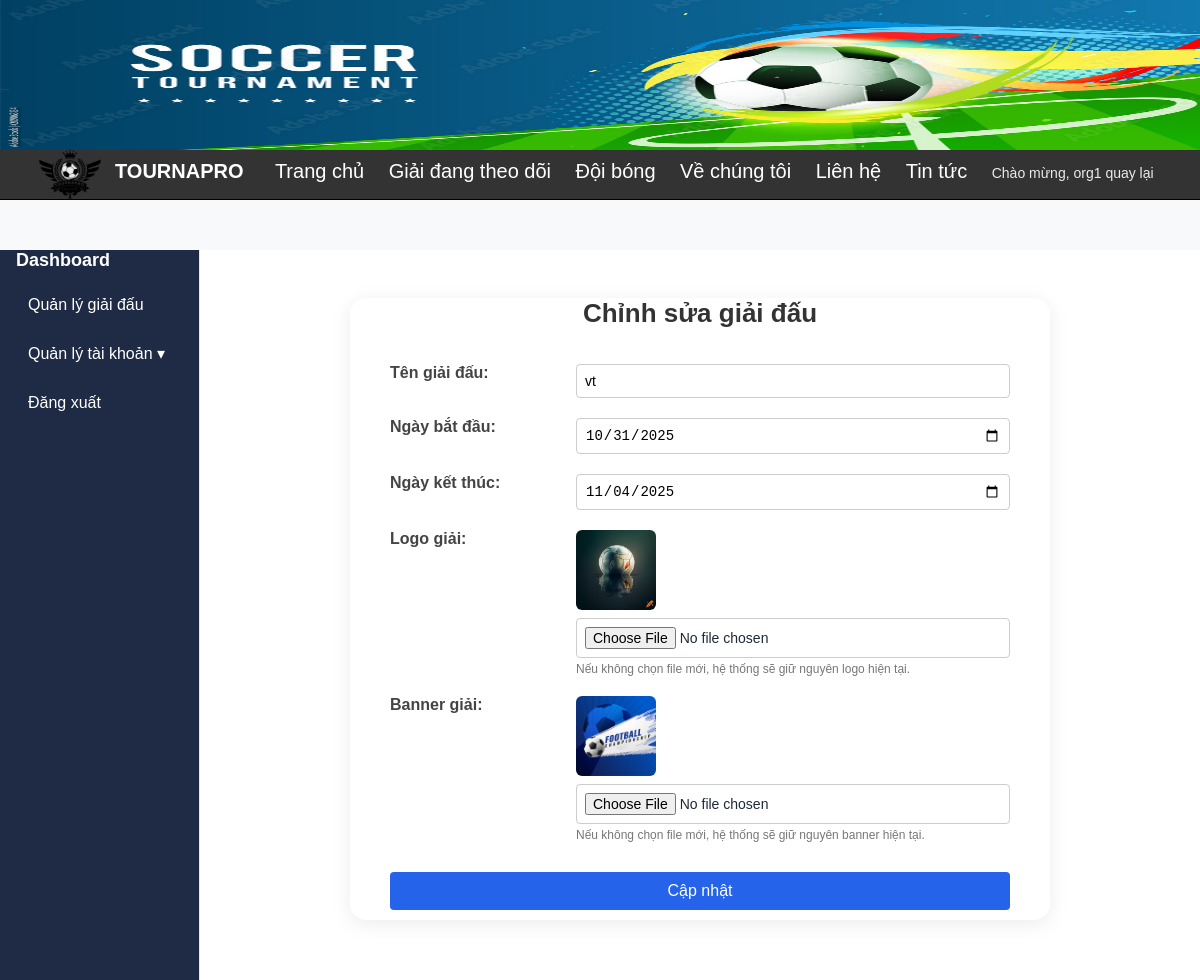
/dashboard.php?page=edit_tourna&id=27 (signed in), run on the app's committed database.
### tables this page shows
CREATE TABLE `tournament` (
  `idtourna` int(11) NOT NULL,
  `tournaName` varchar(255) NOT NULL,
  `logo` varchar(255) NOT NULL,
  `banner` varchar(255) NOT NULL,
  `startdate` datetime NOT NULL,
  `enddate` datetime NOT NULL,
  `status` tinyint(4) NOT NULL DEFAULT 0 COMMENT '0=draft,1=upcoming,2=ongoing,3=finished,4=cancelled',
  `team_count` int(11) DEFAULT NULL,
  `allow_online_reg` tinyint(1) NOT NULL DEFAULT 0,
  `regis_open_at` datetime DEFAULT NULL,
  `regis_close_at` datetime DEFAULT NULL,
  `id_org` bigint(20) UNSIGNED NOT NULL,
  `id_rule` int(11) DEFAULT NULL,
  `id_local` int(11) DEFAULT NULL,
  `fee_type` enum('FREE','PAID') NOT NULL DEFAULT 'FREE',
  `fee_amount` decimal(12,0) DEFAULT NULL,
  `regulation_summary` mediumtext DEFAULT NULL
);

### model/modeltourna.php (called while the page is built, shortened)
<?php
class mTourna {
public function getTournamentById($id){
    $c=(new mConnect())->moKetNoi();
    $st=$c->prepare("SELECT * FROM tournament WHERE idtourna=?");
    $st->bind_param('i',$id); $st->execute();
    $res=$st->get_result()->fetch_assoc();
    $st->close(); $c->close(); return $res;
}
}
?>

### control/controltourna.php (called while the page is built, shortened)
<?php
include_once(__DIR__ . '/../model/modeltourna.php');
class cTourna {
    public function getTournaById($id){
    $m = new mTourna(); return $m->getTournamentById($id);
}
}
?>

### view/edit_tourna.php (the view, shortened to what this page needs)
<?php
include_once('control/controltourna.php');
$controller = new cTourna();
$idtourna = $_REQUEST["id"] ?? 0;
$idtourna = (int)$idtourna;
$tbl = $controller->getTournaById($idtourna);
if($tbl != null && $tbl != -1 && $tbl != -2){
    $row = $tbl;
    $tournaName = $row['tournaName'] ?? '';
    $startDate  = !empty($row['startdate']) ? substr($row['startdate'], 0, 10) : '';
    $endDate    = !empty($row['enddate'])   ? substr($row['enddate'], 0, 10)   : '';
    $logo       = $row['logo']   ?? '';
    $banner     = $row['banner'] ?? '';
} else {
    echo "<script>alert('Không tìm thấy giải đấu!'); window.location='dashboard.php';</script>";
    exit();
}
?>
<!DOCTYPE html>
<html lang="vi">
<head>
</head>
<body>
    <div class="container">
        <form class="form_edittourna" method="POST" action="" enctype="multipart/form-data">
            <h1>Chỉnh sửa giải đấu</h1>
            <table>
                <tr>
                    <td style="width: 30%;"><label for="tournaName">Tên giải đấu:</label></td>
                    <td>
                        <input type="text" id="tournaName" name="tournaName"
                               value="<?php echo htmlspecialchars($tournaName); ?>" required>
                    </td>
                </tr>
                <tr>
                    <td><label for="startdate">Ngày bắt đầu:</label></td>
                    <td>
                        <input type="date" id="startdate" name="startdate"
                               value="<?php echo htmlspecialchars($startDate); ?>" required>
                    </td>
                </tr>
                <tr>
                    <td><label for="enddate">Ngày kết thúc:</label></td>
                    <td>
                        <input type="date" id="enddate" name="enddate"
                               value="<?php echo htmlspecialchars($endDate); ?>" required>
                    </td>
                </tr>
                <tr>
                    <td><label for="hinhlogo">Logo giải:</label></td>
                    <td>
                        <?php if (!empty($logo)): ?>
                            <img src="<?php echo htmlspecialchars($logo); ?>" alt="Logo hiện tại" class="img-preview">
                        <?php endif; ?>
                        <input type="file" id="hinhlogo" name="hinhlogo" accept="image/*">
                        <div class="hint">Nếu không chọn file mới, hệ thống sẽ giữ nguyên logo hiện tại.</div>
                    </td>
                </tr>
                <tr>
                    <td><label for="hinhbanner">Banner giải:</label></td>
                    <td>
                        <?php if (!empty($banner)): ?>
                            <img src="<?php echo htmlspecialchars($banner); ?>" alt="Banner hiện tại" class="img-preview">
                        <?php endif; ?>
                        <input type="file" id="hinhbanner" name="hinhbanner" accept="image/*">
                        <div class="hint">Nếu không chọn file mới, hệ thống sẽ giữ nguyên banner hiện tại.</div>
                    </td>
                </tr>
                <tr>
                    <td colspan="2" style="text-align: center; padding-top: 20px;">
                        <button type="submit">Cập nhật</button>
                    </td>
                </tr>
            </table>
        </form>
    </div>
</body>
</html>

### dashboard.php (style rules this page uses)
* { box-sizing: border-box; margin: 0; padding: 0; }
:root { --bg: #f6f7fb; --card: #ffffff; --text: #1f2937; --muted: #6b7280; --primary: #2563eb; --sidebar-w: 200px; --radius: 14px; --shadow: 0 8px 20px rgba(0,0,0,.06); --sidebar-w: 200px; --radius: 12px; }
html, body { height: 100%; }
body { background: var(--bg); color: var(--text); font-family: system-ui, -apple-system, "Segoe UI", Roboto, Inter, Arial, sans-serif; }
body { overflow-x:hidden; }
.container, .container-fluid { padding-top:0 !important; padding-bottom:0 !important; }

### view/edit_tourna.php (style rules this page uses)
body { font-family: "Poppins", sans-serif; background: #f8f9fa; }
.container { display: flex; justify-content: center; align-items: center; background: #fff; border-radius: 16px; box-shadow: 0 4px 20px rgba(0, 0, 0, 0.08); padding: 40px; margin: 40px auto; max-width: 700px; }
.form_edittourna { width: 100%; }
.form_edittourna h1 { text-align: center; margin-bottom: 25px; font-size: 26px; color: #333; }
.form_edittourna table { width: 100%; border-collapse: collapse; }
.form_edittourna td { padding: 10px 0; vertical-align: top; }
.form_edittourna label { font-weight: 600; color: #444; }
.form_edittourna input[type="text"], .form_edittourna input[type="date"], .form_edittourna input[type="file"] { width: 100%; padding: 8px; border: 1px solid #ccc; border-radius: 4px; font-size: 14px; }
.img-preview { display: block; max-height: 80px; margin-bottom: 8px; border-radius: 6px; object-fit: cover; }
.hint { font-size: 12px; color: #777; margin-top: 4px; }
.form_edittourna button { display: block; width: 100%; padding: 10px; background-color: #2563eb; color: white; border: none; border-radius: 4px; font-size: 16px; cursor: pointer; }

### data on the page
tournament: tournaName "vt", startdate "10/31/2025", enddate "11/04/2025", logo (picture), banner (picture)

### other printed values
$username "org1"
